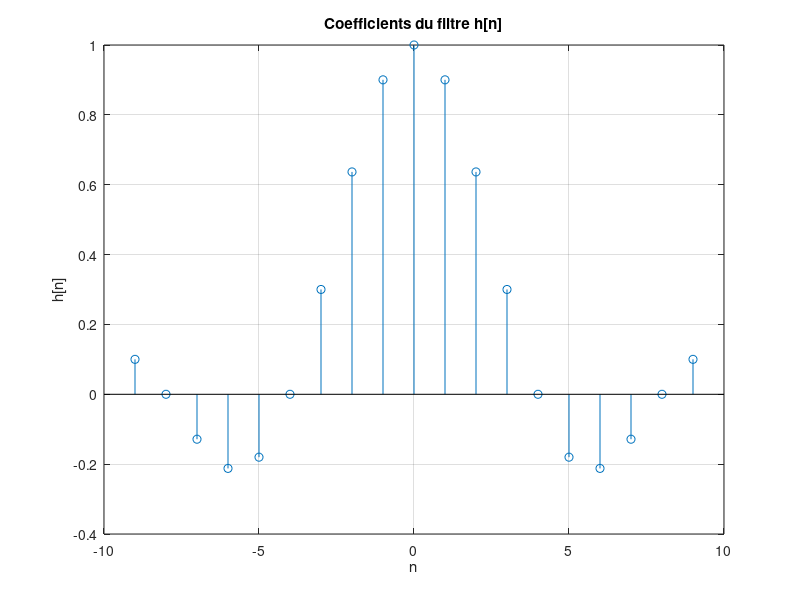

Write MATLAB code to recreate this figure.
Wp = 0.2 * pi;
Ws = 0.3 * pi; 
M = 19; 

m1 = -(M-1)/2;
m2 = (M-1)/2;
n = m1:m2; 

Wc = (Wp + Ws) / 2; 
h = (sin((Wc * n))) ./ (Wc * n); 

h(n == 0) = 1; 

figure;
stem(n, h);
title('Coefficients du filtre h[n]');
xlabel('n');
ylabel('h[n]');
grid on;
